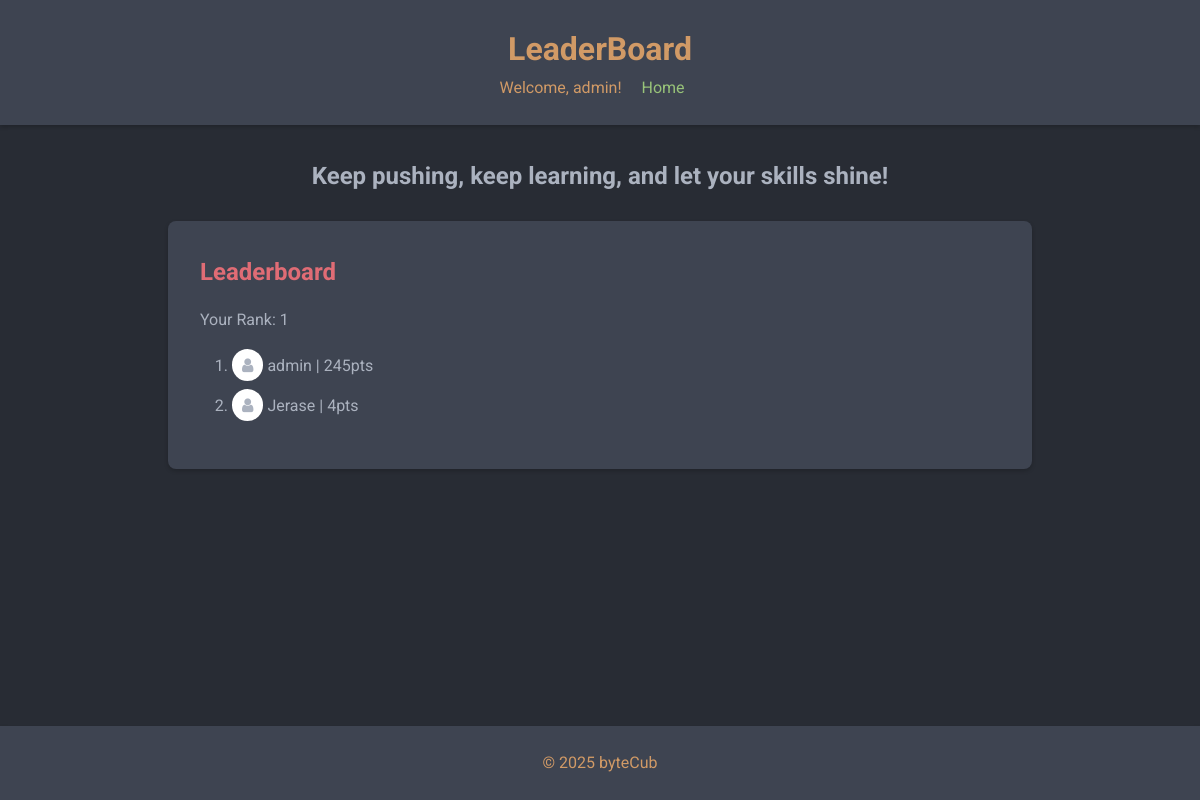
The page /leader_board/ (signed in) on the database its author committed.
### quizApp/models.py (models this page shows, shortened)
class LeaderboardEntry(models.Model):
    user = models.ForeignKey(User, on_delete=models.CASCADE)
    total_score = models.IntegerField()
    ranking_score = models.IntegerField(default=0)

### accounts/views.py (the view)
# urls.py: path('leader_board/', leader_boards_view, name='leader_board'),
def leader_boards_view(request):
    try:
        current_entry = LeaderboardEntry.objects.get(user=request.user)
        leaderboard = LeaderboardEntry.objects.filter(ranking_score=current_entry.ranking_score).order_by('-total_score')
        rank = LeaderboardEntry.objects.filter(
            ranking_score=current_entry.ranking_score,
            total_score__gt=current_entry.total_score
        ).count() + 1
    except LeaderboardEntry.DoesNotExist:
        rank = None  # or handle as needed
    return render(request, 'leaderboards/leader_boards.html', {'rank':rank,'leaderboard':leaderboard})

### accounts/context_processors.py (called while the page is built)
def base_url_processor(request):
    return {
        'BASE_URL':settings.BASE_URL
    }

def leader_boards_context_view(request):
    rank=None
    points=None
    if request.user.is_authenticated:
        try:
            current_entry = LeaderboardEntry.objects.get(user=request.user)
            leaderboard = LeaderboardEntry.objects.filter(ranking_score=current_entry.ranking_score).order_by('-total_score')
            rank = LeaderboardEntry.objects.filter(
                ranking_score=current_entry.ranking_score,
                total_score__gt=current_entry.total_score
            ).count() + 1
            points=current_entry.total_score
        except LeaderboardEntry.DoesNotExist:
            rank = None  # or handle as needed
    return  {'rank':rank,'points':points}

### accounts/templates/leaderboards/leader_boards.html (shortened to what this page needs)
{% load static %}
<!DOCTYPE html>
<html lang="en">
<head>
    <link rel="stylesheet" href="https://cdnjs.cloudflare.com/ajax/libs/font-awesome/6.0.0/css/all.min.css">
    <link rel="stylesheet" href="{% static 'assets/CSS/quiz/style.css' %}">
    <link rel="stylesheet" href="https://cdnjs.cloudflare.com/ajax/libs/font-awesome/4.7.0/css/font-awesome.min.css">
</head>
<body>
    <header>
        <h1>LeaderBoard</h1>
        <nav>
            {% if user.is_authenticated %}
                <span>Welcome, {{ user.username }}!</span>
                <a href="{% url 'logout' %}">Home</a>
            {% else %}
                <a href="{% url 'login' %}">Login</a>
                <a href="{% url 'register' %}">Register</a>
            {% endif %}
        </nav>
    </header>
    <main>
        <section class="score-section">
        <h2>Keep pushing, keep learning, and let your skills shine!</h2>
    </section>
    <br>
    <section class="leaderboard-section">
        <h3>Leaderboard</h3>
        <p>Your Rank: {{ rank }}</p>
        <ol>
            {% for entry in leaderboard %}
                <li><i class="fa fa-user" style=" padding:8px 10px; background-color: white; border-radius: 50%;"></i> {{ entry.user.username }} | {{ entry.total_score }}pts</li>
            {% endfor %}
        </ol>
    </section>
    </main>
    <footer>
        <p>&copy; 2025 byteCub</p>
    </footer>
</body>
</html>

### static/assets/CSS/quiz/style.css (style rules this page uses)
body, h1, h2, h3, p, ul, li { margin: 0; padding: 0; box-sizing: border-box; }
body { font-family: 'Roboto', sans-serif; background-color: #282c34; color: #abb2bf; line-height: 1.6; min-height: 100vh; display: flex; flex-direction: column; }
header, footer { background-color: #3e4451; color: #d19a66; text-align: center; padding: 1.5rem 0; box-shadow: 0 2px 4px rgba(0, 0, 0, 0.2); }
main { padding: 2rem; display: flex; flex-direction: column; align-items: center; flex: 1; }
header nav a { color: #98c379; text-decoration: none; margin: 0 1rem; transition: color 0.3s ease; }
.leaderboard-section { width: 80%; max-width: 800px; max-height: 300px; overflow-y: scroll; background-color: #3e4451; border-radius: 8px; box-shadow: 0 2px 4px rgba(0, 0, 0, 0.2); margin-bottom: 2rem; padding: 2rem; }
.leaderboard-section h3 { color: #e06c75; margin-bottom: 1rem; font-size: 1.5rem; }
.leaderboard-section ol { padding-left: 2rem; }
.leaderboard-section li { color: #abb2bf; margin-bottom: 0.5rem; }

### rows shown on the page
LeaderboardEntry: user.username "admin", total_score "245"
LeaderboardEntry: user.username "Jerase", total_score "4"

### other values the page prints
{{ user.username }} "admin"
{{ rank }} "1"
